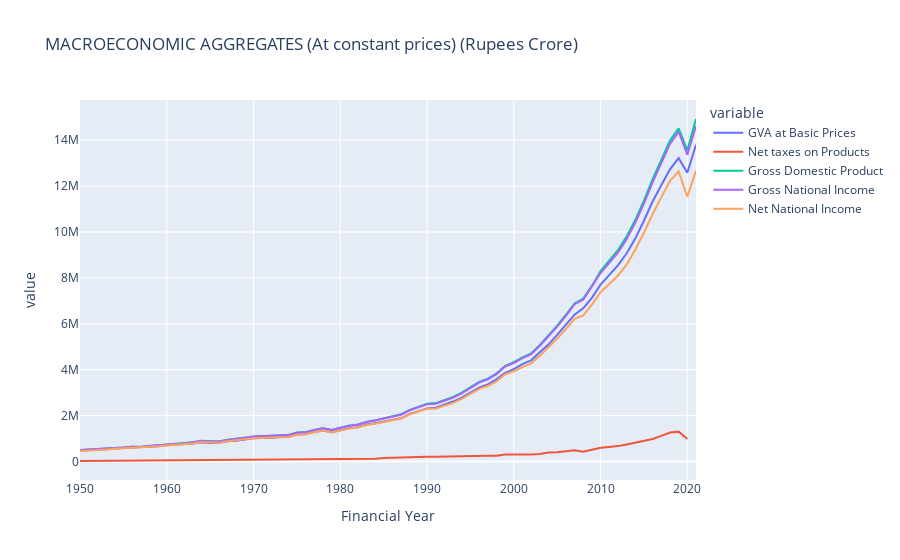
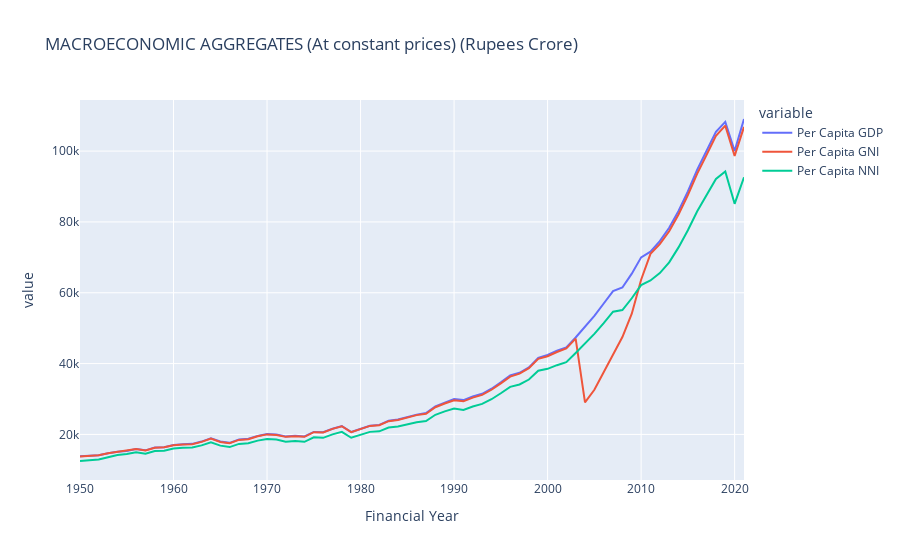

The cell these charts' notebook holds for them, in order:
### Code cell
fig = px.line(gdp_gni_nni, x='Financial Year', y=['GVA at Basic Prices', 'Net taxes on Products',
       'Gross Domestic Product', 'Gross National Income',
       'Net National Income'], title=title)
fig.show()
fig = px.line(gdp_gni_nni, x='Financial Year', y=['Per Capita GDP', 'Per Capita GNI',
       'Per Capita NNI'], title=title)
fig.show()
